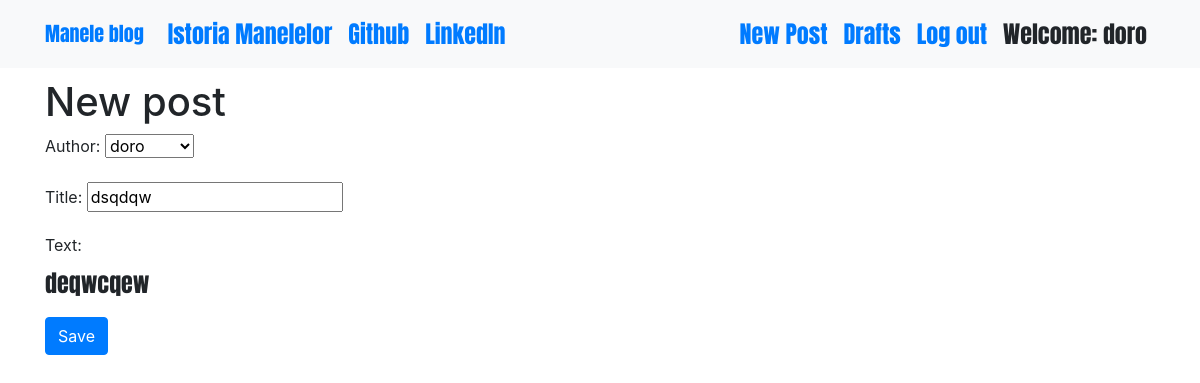
Before: /post/11/edit/ (signed in) with the older database file.
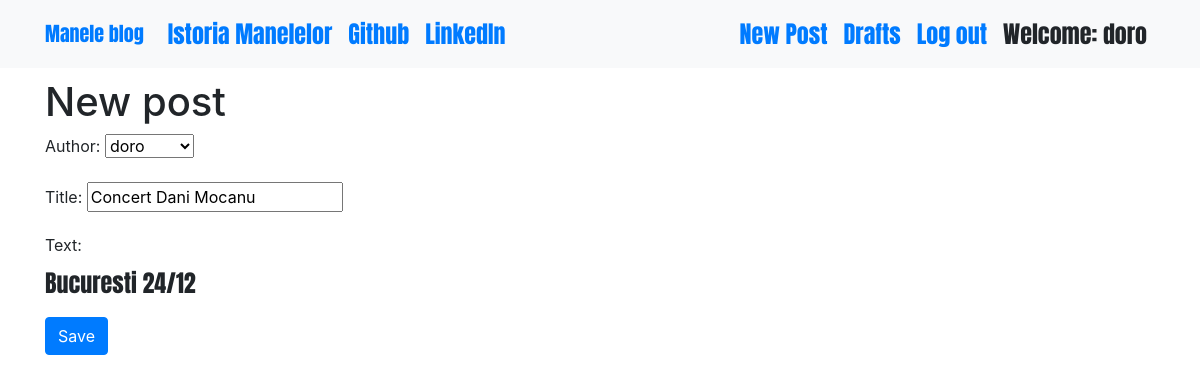
After: the same page with the newer database file.
### blog/models.py (models this page shows, shortened)
class Post(models.Model):
    author = models.ForeignKey('auth.User',on_delete=models.CASCADE)  # FK spre modelul auth.User (autentificarea userilor in admin) # FK-ul este cel ce  umple capul Authod cu valori selectabile
    title = models.CharField(max_length=200)
    text = models.TextField()
    created_date = models.DateTimeField(default=timezone.now)
    published_date = models.DateTimeField(blank=True, null=True)

### blog/views.py (the view)
# urls.py: path('post/<int:pk>/edit/', views.PostUpdateView.as_view(), name='post_edit'),
class PostUpdateView(LoginRequiredMixin,UpdateView):  # Template default suffix is '_form'
    login_url = '/login/'
    redirect_field_name = 'blog/post_detail.html'
    form_class = PostForm
    model = Post

### blog/forms.py
class PostForm(forms.ModelForm):
    class Meta:
        model = Post
        fields = ('author','title', 'text',)
        widgets = {
            'title': forms.TextInput(attrs={'class': 'textinputclass'}),
            'text': forms.Textarea(attrs={'class': 'editable medium-editor-textarea postcontent'}),
        }

### blog/templates/blog/post_form.html (shortened to what this page needs)
{% extends 'blog/base.html' %}
{% block content %}
    <h1>New post</h1>
    <form method="POST" class="post-form">
    {{form.as_p}}
    <button type="submit" class="btn btn-primary">Save</button>
    </form>
{% endblock %}

Changed rows visible on the page:
changed Post "doro": title "dsqdqw" → "Concert Dani Mocanu"
Other visible differences:
text no longer shown: "Author: Title: Text: deqwcqew"
text now shown: "Author: Title: Text: Bucuresti 24/12"
